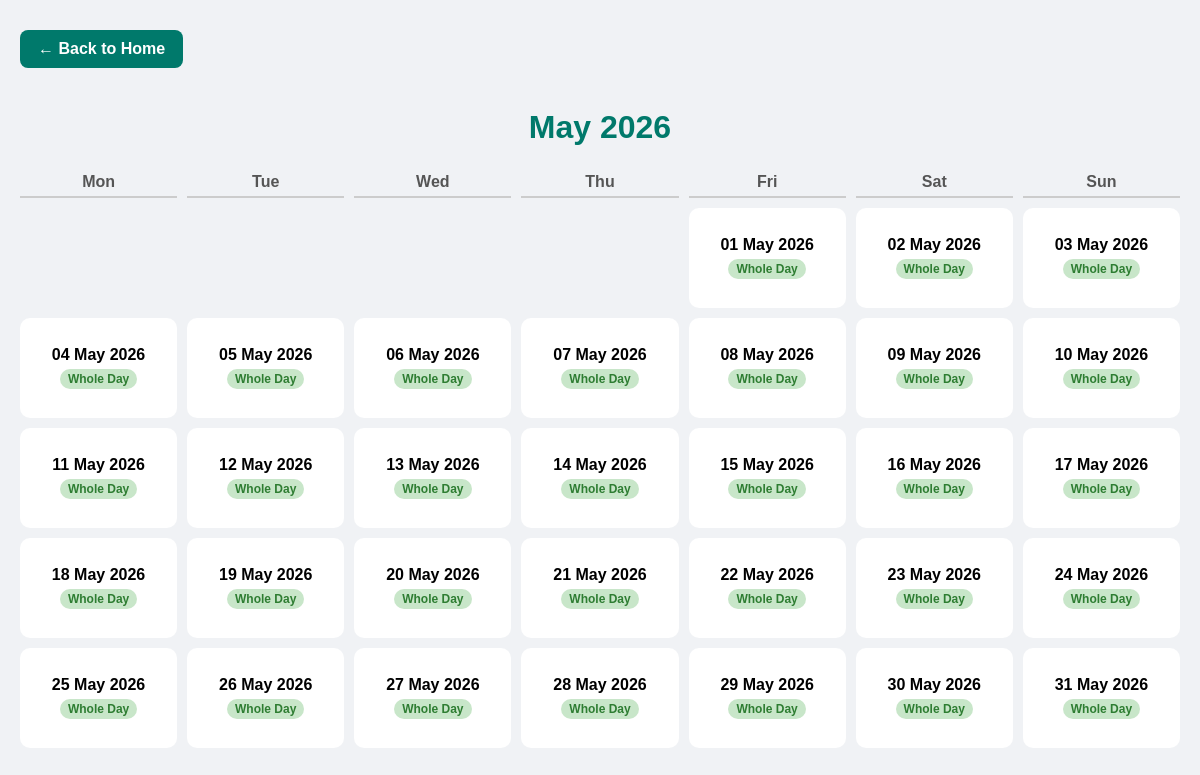
Page /vet-availability/ on the earlier database version.
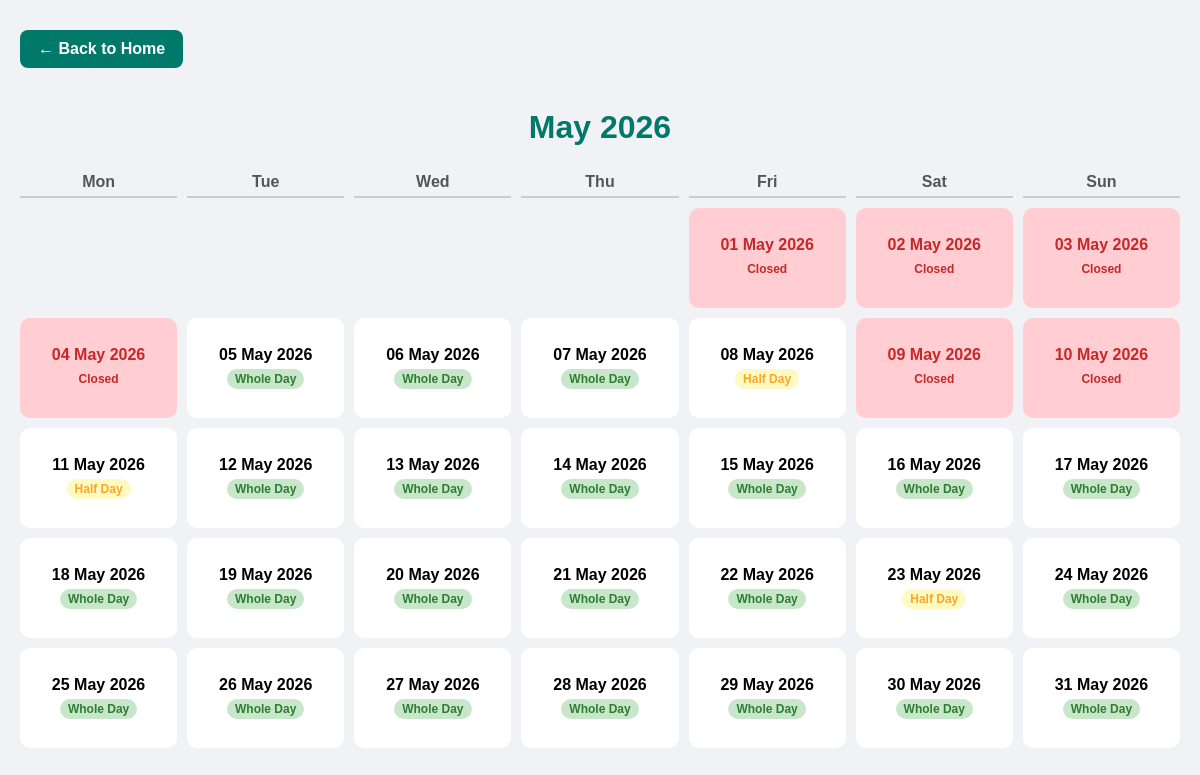
Same page on the later database version.
### main/models.py (models this page shows, shortened)
class WorkingDay(models.Model):
    date = models.DateField(unique=True)
    is_active = models.BooleanField(default=True)   # ✅ Make sure this exists
    morning_open = models.BooleanField(default=True)
    afternoon_open = models.BooleanField(default=True)

### main/views.py (the view)
# urls.py: path('vet-availability/', views.vet_availability, name='vet_availability'),
def vet_availability(request):
    today = date.today()
    year = today.year
    month = today.month
    first_day = date(year, month, 1)
    start_weekday = first_day.weekday()  # Mon = 0
    empty_days_start = range(start_weekday)
    num_days = monthrange(year, month)[1]
    month_days = []
    for day_num in range(1, num_days + 1):
        day_date = date(year, month, day_num)
        working_day, _ = WorkingDay.objects.get_or_create(date=day_date)
        available_times = []
        if day_date >= today:
            appointments = Appointment.objects.filter(date=day_date)
            if working_day.morning_open:
                slot = datetime.combine(day_date, time(7, 30))
                end = datetime.combine(day_date, time(11, 30))
                while slot <= end:
                    if not appointments.filter(time=slot.time()).exists():
                        available_times.append(slot.time())
                    slot += timedelta(minutes=30)
            if working_day.afternoon_open:
                slot = datetime.combine(day_date, time(13, 0))
                end = datetime.combine(day_date, time(17, 0))
                while slot <= end:
                    if not appointments.filter(time=slot.time()).exists():
                        available_times.append(slot.time())
                    slot += timedelta(minutes=30)
        if working_day.morning_open and working_day.afternoon_open:
            status = 'whole'
        elif working_day.morning_open or working_day.afternoon_open:
            status = 'half'
        else:
            status = 'closed'
        month_days.append({
            'date': day_date,
            'available_times': available_times,
            'status': status,
            'is_past': day_date < today
        })
    total_cells = start_weekday + num_days
    empty_days_end = range((7 - total_cells % 7) % 7)
    context = {
        'month_days': month_days,
        'current_month': today,
        'empty_days_start': empty_days_start,
        'empty_days_end': empty_days_end,
    }
    return render(request, "clients/vet_availability.html", context)

### main/templates/clients/vet_availability.html (shortened to what this page needs)
{% load static %}
<!DOCTYPE html>
<html lang="en">
<head>
<link rel="stylesheet" href="{% static 'css/clients/vet_availability.css' %}">
</head>
<body>
<div class="container">
<a href="{% url 'homepage' %}" class="back-btn">← Back to Home</a>
<h1>{{ current_month|date:"F Y" }}</h1>
<div class="calendar">
    <div class="day-header">Mon</div>
    <div class="day-header">Tue</div>
    <div class="day-header">Wed</div>
    <div class="day-header">Thu</div>
    <div class="day-header">Fri</div>
    <div class="day-header">Sat</div>
    <div class="day-header">Sun</div>
    {% for _ in empty_days_start %}
        <div class="day-card empty-day"></div>
    {% endfor %}
    {% for day_info in month_days %}
        {% if day_info.status != 'closed' %}
            <div class="day-card {% if day_info.date < today %}past-day{% endif %}"
                 onclick="window.location.href='{% url 'book_appointment' %}?date={{ day_info.date|date:'Y-m-d' }}'">
        {% else %}
            <div class="day-card non-working">
        {% endif %}
            {{ day_info.date|date:"d M Y" }}
            <span class="status-badge
                {% if day_info.status == 'whole' %}whole
                {% elif day_info.status == 'half' %}half
                {% else %}closed{% endif %}">
                {% if day_info.status == 'whole' %}Whole Day
                {% elif day_info.status == 'half' %}Half Day
                {% else %}Closed{% endif %}
            </span>
        </div>
    {% endfor %}
</div>
</div>
</body>
</html>

Differences in the rows shown:
changed WorkingDay "01 May 2026": text "Whole Day" → "Closed"
changed WorkingDay "02 May 2026": text "Whole Day" → "Closed"
changed WorkingDay "03 May 2026": text "Whole Day" → "Closed"
changed WorkingDay "04 May 2026": text "Whole Day" → "Closed"
changed WorkingDay "08 May 2026": text "Whole Day" → "Half Day"
changed WorkingDay "09 May 2026": text "Whole Day" → "Closed"
changed WorkingDay "10 May 2026": text "Whole Day" → "Closed"
changed WorkingDay "11 May 2026": text "Whole Day" → "Half Day"
changed WorkingDay "23 May 2026": text "Whole Day" → "Half Day"
